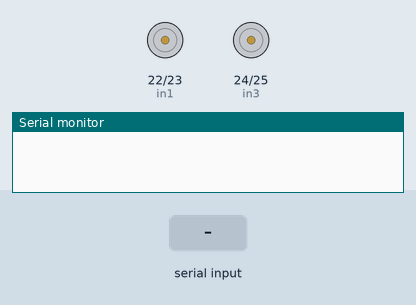
This sketch was run on a simulated Arduino Mega 2560, built with avr-gcc and run on an emulated ATmega2560. On the bench: motor-driver pin pairs drawn as motors (green arrow = first pin HIGH = forward, orange = second pin HIGH = backward, longer = more drive, scaled by the enable pin), the last lines printed to the serial monitor. Inputs (shaded band) come from the test bench.

Above: at 1.2 s.
1.3 s: "f" received over Serial
At 2.3 s:
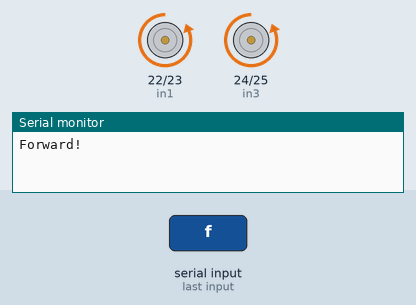
2.8 s: "b" received over the second serial link
At 3.8 s:
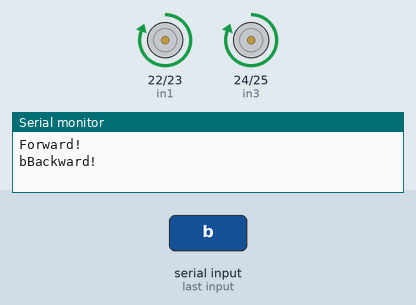
4.3 s: "l" received over Serial
At 5.5 s:
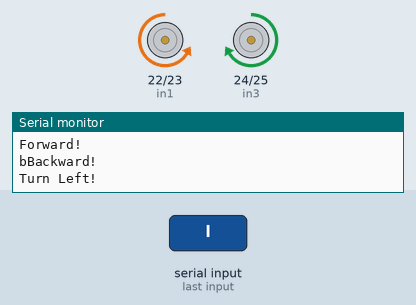
5.8 s: "f" received over the second serial link
At 6.1 s:
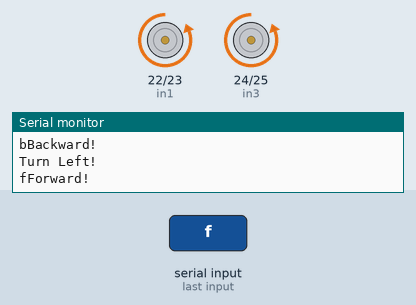
7.3 s: "b" received over Serial
At 8.0 s:
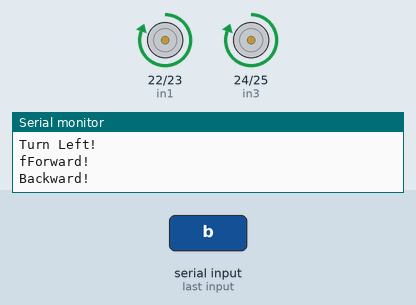
8.8 s: "r" received over the second serial link
At 9.7 s:
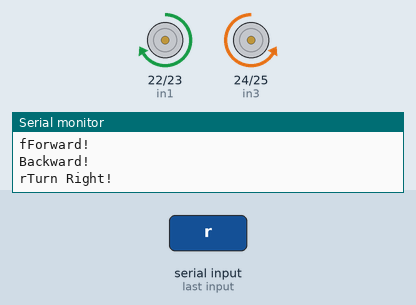
Timing chart, 0 to 11.3 s (numbered marks = the images above; inputs shaded):
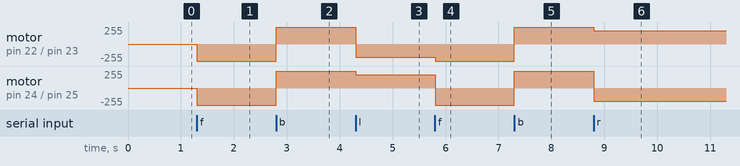

The sketch:

MEGA_MotorControl.ino
```cpp
/*
*********Researcher*********
******* Yen Yu Hsuan *******
****************************

DC Motor(with encoder) & L298N module
1. DC motor Datasheet:https://goo.gl/bJ1t7w

2. L298N Datasheet:https://goo.gl/kmFkbQ
   L298N is the Dual H-Bridge motor controller IC
   it can make arduino to control motor direction and speed

3. circuit:
DC motor <-> L298N <-> Arduino
----------------------------
motor1+  <-> OUTA  ///////////
motor1-  <-> OUTB  ///////////
encoder1A <----------> D26
encoder1B <----------> D27
motor2+  <-> OUTC  ///////////
motor2-  <-> OUTD  ///////////
encoder2A <----------> D28
encoder2B <----------> D29
//////////   INA <---> D22
//////////   INB <---> D23
//////////   INC <---> D24
//////////   IND <---> D25
//////////   ENA <---> PWM2
//////////   ENB <---> PWM3

Note:
MEGA has 52 digital pins,
15 of them is PWM(Pulse Width Modulation) pins
MEGA PWM pins: 2 to 13 and 44 to 46.
 */

// connect motor controller pins to Arduino digital pins
// motor one
int enA = 2;
int in1 = 22;
int in2 = 23;
const int encoderApin1 = 26;
const int encoderApin2 = 27;
// motor two
int enB = 3;
int in3 = 24;
int in4 = 25;


void setup() {
  // initialize both serial ports:
  Serial.begin(9600);   //TX0,RX0 begin

  //Let Serial one be BlueTooth pins
  Serial1.begin(9600);  //TX1,RX1 begin
  pinMode(enA, OUTPUT);
  pinMode(enB, OUTPUT);
  pinMode(in1, OUTPUT);
  pinMode(in2, OUTPUT);
  pinMode(in3, OUTPUT);
  pinMode(in4, OUTPUT);

}

void loop() {
  //define USB port    (TX0,RX0) as port 0
  //define BlueTooth   (TX1,RX1) as port 1

  // read from port 1, send to port 0:
  if (Serial1.available()) {  //if BT read value
    char Direction = Serial1.read();
    Serial.write(Direction);
    action(Direction);
    if(Direction=='P'){
      delay(2000);
      int D=Serial1.read();
      Serial.write(D);}
    Serial.flush();
  }

  // read from port 0, send to port 1:
  if (Serial.available()) {   //if USB port read value
    int Direction = Serial.read();
    Serial1.write(Direction);
    action(Direction);
  }

}

void encoder(int count_max) //encoder feedback function
{
  const int step_unit=10000;//each step unit consist with 1000 up High(pin1) and Low(pin2)

  int encoder_count=0; //initialize the encoder count to 0

  delay(50); //avoid over counting in the begining (detect intrupt)

    while(1){
        if(digitalRead(encoderApin1)==HIGH){
         if(digitalRead(encoderApin2)==LOW){
            if(encoder_count==count_max){
             motorstop(0,0);
             break;
             }
             encoder_count++;
          }//end encoderApin2
        }//end encoderApin1
   }
}

void action(char dir)
{
  switch(dir)
    {
      case 'f':   // car forward
                forward(0, 255);
               // encoder(100000);
                break;

      case 'b':   // car backward
                backward(0, 255);
              //  encoder(100);
                break;

      case 'l':   // car turn left
                left(0, 200);
               // encoder(50);
                break;

      case 'r':   // car turn right
                right(0, 200);
               // encoder(6);
                break;

      case 's':   // car stop
                motorstop(0, 0);
                break;
    }
}

/////////////////////////each direction///////////////////////////////////
void motorstop(byte flag, byte motorspeed)
{
  digitalWrite(in1, LOW);
  digitalWrite(in2, LOW);
  digitalWrite(in3, LOW);
  digitalWrite(in4, LOW);
  analogWrite(enA, motorspeed);
  analogWrite(enB, motorspeed);
}

void forward(byte flag, byte motorspeed)
{
  Serial.println("Forward!");
  digitalWrite(in1, LOW);
  digitalWrite(in2, HIGH);
  digitalWrite(in3, LOW);
  digitalWrite(in4, HIGH);
  analogWrite(enA, motorspeed);
  analogWrite(enB, motorspeed);

}

void backward(byte flag, byte motorspeed)
{
  Serial.println("Backward!");
  digitalWrite(in1, HIGH);
  digitalWrite(in2, LOW);
  digitalWrite(in3, HIGH);
  digitalWrite(in4, LOW);
  analogWrite(enA, motorspeed);
  analogWrite(enB, motorspeed);

}

void right(byte flag, byte motorspeed)
{
  Serial.println("Turn Right! ");
  digitalWrite(in1, HIGH);
  digitalWrite(in2, LOW);
  digitalWrite(in3, LOW);
  digitalWrite(in4, HIGH);
  analogWrite(enA, motorspeed);
  analogWrite(enB, motorspeed);

}

void left(byte flag, byte motorspeed)
{
  Serial.println("Turn Left!");
  digitalWrite(in1, LOW);
  digitalWrite(in2, HIGH);
  digitalWrite(in3, HIGH);
  digitalWrite(in4, LOW);
  analogWrite(enA, motorspeed);
  analogWrite(enB, motorspeed);
}
```

Measured:
- after the input at 1.3 s, motor on pin 22 (in1) / pin 23 (in2), motor on pin 24 (in3) / pin 25 (in4): stopped → backward 255/255 at once
- after the input at 2.8 s, motor on pin 22 (in1) / pin 23 (in2), motor on pin 24 (in3) / pin 25 (in4): backward 255/255 → forward 255/255 at once
- after the input at 4.3 s, motor on pin 22 (in1) / pin 23 (in2): forward 255/255 → backward 200/255 at once; motor on pin 24 (in3) / pin 25 (in4): forward 255/255 → forward 200/255 at once
- after the input at 5.8 s, motor on pin 22 (in1) / pin 23 (in2): backward 200/255 → backward 255/255 at once; motor on pin 24 (in3) / pin 25 (in4): forward 200/255 → backward 255/255 at once
- after the input at 7.3 s, motor on pin 22 (in1) / pin 23 (in2), motor on pin 24 (in3) / pin 25 (in4): backward 255/255 → forward 255/255 at once
- after the input at 8.8 s, motor on pin 22 (in1) / pin 23 (in2): forward 255/255 → forward 200/255 at once; motor on pin 24 (in3) / pin 25 (in4): forward 255/255 → backward 200/255 at once
